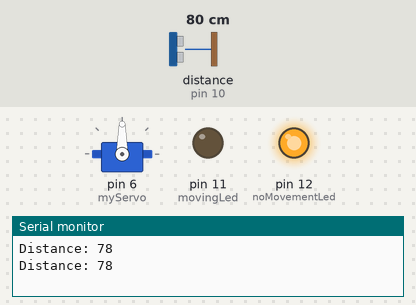
Simulated run of this program. Board: Arduino Uno, built with avr-gcc and run on an emulated ATmega328P. Shown: servo, output pins drawn as LEDs (lit = HIGH), the last lines printed to the serial monitor. Wiring (inferred from the names in the program): ultrasonic range finder: trigger pin 9; echo pin 10. Inputs (shaded band) come from the test bench; at power-on: distance to the obstacle (sensor on pin 10) 80 cm. The echo pulse lasts 58.3 µs per cm; pins used as bus, display or sensor lines are not drawn.

Above: at 4.8 s.
4.9 s: distance to the obstacle (sensor on pin 10) set to 23 cm
9.9 s: distance to the obstacle (sensor on pin 10) set to 20 cm
At 12.7 s:
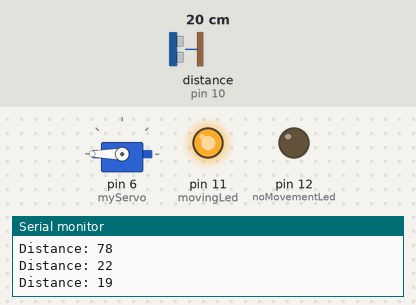
14.9 s: distance to the obstacle (sensor on pin 10) set to 35 cm
At 17.0 s:
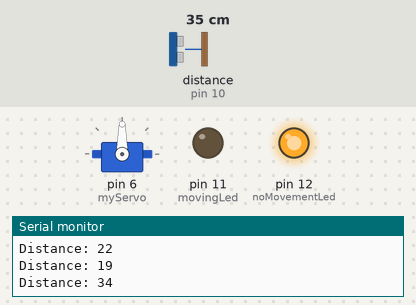
19.9 s: distance to the obstacle (sensor on pin 10) set to 2 cm
At 21.3 s:
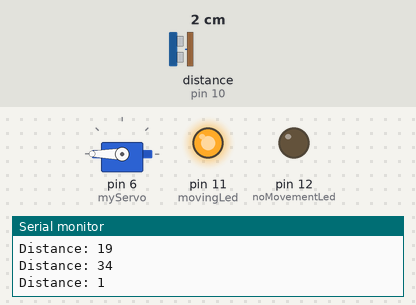
Timing chart, 0 to 22.9 s (numbered marks = the images above; inputs shaded):
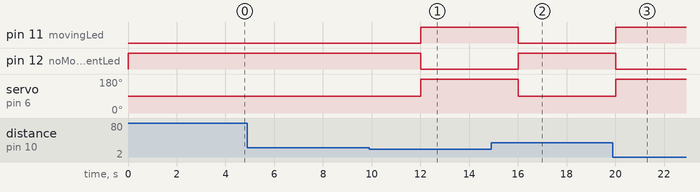

The program:

main.cpp
```cpp
#include <Arduino.h>
#include <Servo.h>

const int trigPin = 9;
const int echoPin = 10;
const int movingLed = 11;
const int noMovementLed = 12;
Servo myServo;

long duration;
int distance;
int maxDistance = 20;

void setup() {
    pinMode(trigPin, OUTPUT);
    pinMode(echoPin, INPUT);
    pinMode(movingLed, OUTPUT);
    pinMode(noMovementLed, OUTPUT);
    myServo.attach(6);
    myServo.write(90);
    digitalWrite(noMovementLed, HIGH);
    Serial.begin(9600);
}

void loop() {
    digitalWrite(trigPin, LOW);
    delayMicroseconds(2);
    digitalWrite(trigPin, HIGH);
    delayMicroseconds(10);
    digitalWrite(trigPin, LOW);

    duration = pulseIn(echoPin, HIGH);

    distance = duration * 0.034 / 2;

    Serial.print("Distance: ");
    Serial.println(distance);


    if (distance <= maxDistance && distance > 0) {
        myServo.write(180);
        digitalWrite(movingLed, HIGH);
        digitalWrite(noMovementLed, LOW);
    } else {
        myServo.write(90);
        digitalWrite(movingLed, LOW);
        digitalWrite(noMovementLed, HIGH);
    }

    delay(4000);
}
```

Measured:
- the behaviour switches between 22 and 21 cm on distance to the obstacle (sensor on pin 10) (found by bisection; images 0 and 1)
- after the input at 9.9 s, pin 11 (movingLed): LOW → HIGH after 2.1 s; pin 12 (noMovementLed): HIGH → LOW after 2.1 s; servo on pin 6 (myServo): 90° → 180° after 2.1 s
- after the input at 14.9 s, pin 11 (movingLed): HIGH → LOW after 1.1 s; pin 12 (noMovementLed): LOW → HIGH after 1.1 s; servo on pin 6 (myServo): 180° → 90° after 1.1 s
- after the input at 19.9 s, pin 11 (movingLed): LOW → HIGH after 0.12 s; pin 12 (noMovementLed): HIGH → LOW after 0.12 s; servo on pin 6 (myServo): 90° → 180° after 0.12 s
